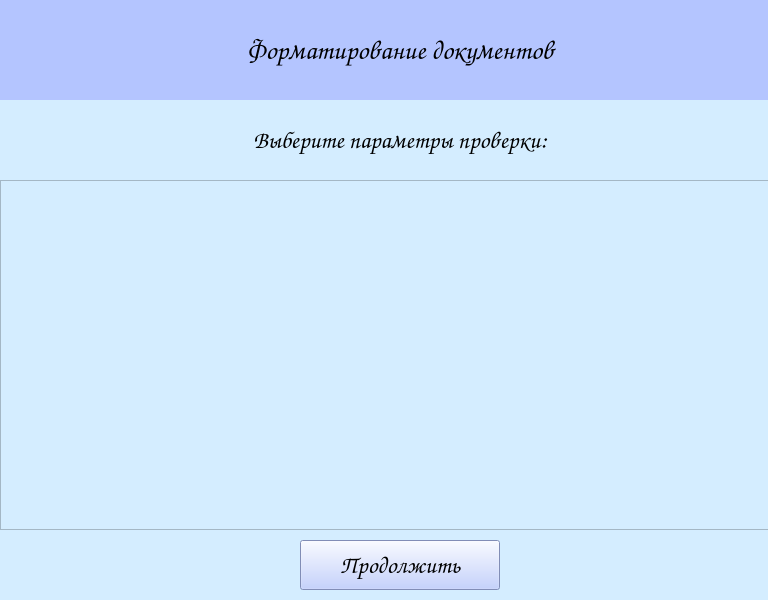
<?xml version="1.0" encoding="UTF-8"?>
<ui version="4.0">
 <class>tableParamFormattingWindow</class>
 <widget class="QMainWindow" name="tableParamFormattingWindow">
  <property name="windowModality">
   <enum>Qt::NonModal</enum>
  </property>
  <property name="geometry">
   <rect>
    <x>0</x>
    <y>0</y>
    <width>768</width>
    <height>600</height>
   </rect>
  </property>
  <property name="font">
   <font>
    <weight>50</weight>
    <bold>false</bold>
   </font>
  </property>
  <property name="windowTitle">
   <string>Experiment</string>
  </property>
  <property name="styleSheet">
   <string notr="true">background-color: rgb(212, 237, 255);</string>
  </property>
  <widget class="QWidget" name="centralwidget">
   <widget class="QLabel" name="hiLabel">
    <property name="geometry">
     <rect>
      <x>0</x>
      <y>0</y>
      <width>800</width>
      <height>100</height>
     </rect>
    </property>
    <property name="font">
     <font>
      <family>Comic Sans MS</family>
      <pointsize>20</pointsize>
      <weight>75</weight>
      <italic>false</italic>
      <bold>true</bold>
     </font>
    </property>
    <property name="layoutDirection">
     <enum>Qt::LeftToRight</enum>
    </property>
    <property name="autoFillBackground">
     <bool>false</bool>
    </property>
    <property name="styleSheet">
     <string notr="true">background-color: rgb(180, 197, 255);</string>
    </property>
    <property name="text">
     <string>Форматирование документов</string>
    </property>
    <property name="alignment">
     <set>Qt::AlignCenter</set>
    </property>
    <property name="wordWrap">
     <bool>true</bool>
    </property>
   </widget>
   <widget class="QPushButton" name="continueButton">
    <property name="geometry">
     <rect>
      <x>300</x>
      <y>540</y>
      <width>200</width>
      <height>50</height>
     </rect>
    </property>
    <property name="font">
     <font>
      <family>Comic Sans MS</family>
      <pointsize>18</pointsize>
      <weight>75</weight>
      <bold>true</bold>
     </font>
    </property>
    <property name="styleSheet">
     <string notr="true">background-color: rgb(180, 197, 255);</string>
    </property>
    <property name="text">
     <string>Продолжить</string>
    </property>
    <property name="default">
     <bool>false</bool>
    </property>
    <property name="flat">
     <bool>false</bool>
    </property>
   </widget>
   <widget class="QTableWidget" name="tableParamWidget">
    <property name="geometry">
     <rect>
      <x>0</x>
      <y>180</y>
      <width>800</width>
      <height>350</height>
     </rect>
    </property>
    <property name="font">
     <font>
      <family>Comic Sans MS</family>
      <pointsize>14</pointsize>
     </font>
    </property>
    <property name="editTriggers">
     <set>QAbstractItemView::NoEditTriggers</set>
    </property>
   </widget>
   <widget class="QLabel" name="infoLabel">
    <property name="geometry">
     <rect>
      <x>0</x>
      <y>110</y>
      <width>800</width>
      <height>60</height>
     </rect>
    </property>
    <property name="font">
     <font>
      <family>Comic Sans MS</family>
      <pointsize>18</pointsize>
      <weight>50</weight>
      <italic>false</italic>
      <bold>false</bold>
     </font>
    </property>
    <property name="layoutDirection">
     <enum>Qt::LeftToRight</enum>
    </property>
    <property name="autoFillBackground">
     <bool>false</bool>
    </property>
    <property name="styleSheet">
     <string notr="true"/>
    </property>
    <property name="text">
     <string>Выберите параметры проверки:</string>
    </property>
    <property name="alignment">
     <set>Qt::AlignCenter</set>
    </property>
    <property name="wordWrap">
     <bool>false</bool>
    </property>
    <property name="margin">
     <number>5</number>
    </property>
   </widget>
  </widget>
 </widget>
 <resources/>
 <connections/>
</ui>
